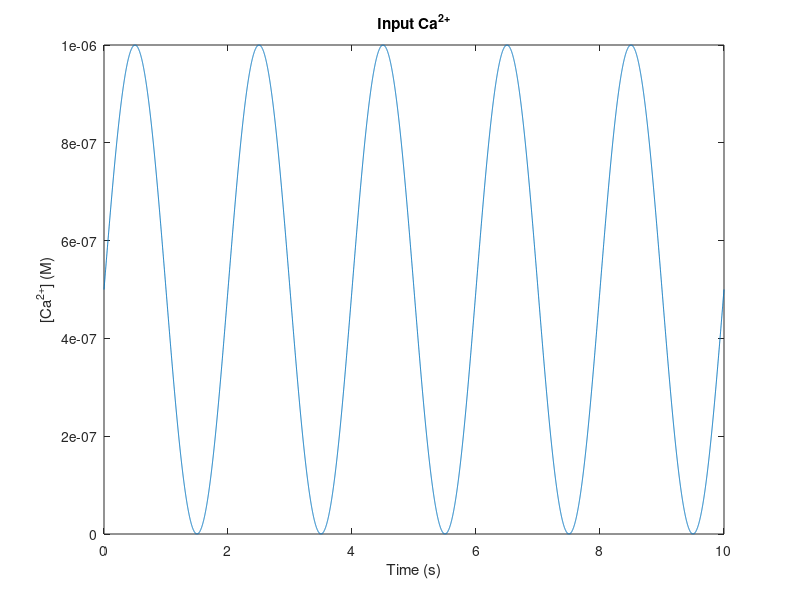

Write MATLAB code to recreate this figure. (Note: this script raises an error after producing the figure.)
clear all
close all

%% Initialize calcium
% This stuff is arbitrary for now. Where we define whatever calcium signal 
% we want to measure.

% Generates a sine wave for a calcium stimulus
tca = 0:0.001:10;
hz = 0.5;
camax = 1e-6;

ca = (sin(tca*hz*(2*pi)) + 1)/2 * camax;

figure(2)
plot(tca, ca)
title('Input Ca^{2+}')
xlabel('Time (s)')
ylabel('[Ca^{2+}] (M)')

%% Define parameters

% Ka for CaM is ~ 10^6 (per K1 in (Park et al. 2007) and doi:10.1006/abio.2002.5661)
% Km for Tev is 0.065mM, Kcat for TEV is 0.3 1/s.

Ka_CaM = 1e6;
Km_TEV = 0.065e-3; % in M

k2 = 1e8; % arbitrary
k3 = k2 / Ka_CaM; % given k2 and K1 from the paper, k3 = k2/Ka
kcat = 0.3; % From lit
Ctrans = 5.4e-8; % M/s (i think) arbitrary, is a degradation/transit term. Assume 0th-order kinetics.


k = [k2, k3, Km_TEV, kcat, Ctrans];

%% Initialize, run ODE solver

% y = [[E], [EC], [I], [A]]'

% Initial conditions
y0 = [1e-6, 0, 1e-4, 0]';
timeBounds = [0, max(tca)];

f = defineCaTEVOde(ca, k);

[T, Y] = ode45(f, timeBounds, y0);

%% Plot

labels = {'E', 'EC', 'I', 'A'};

figure(3)
subplot(size(Y,2)+1,1,1)
plot(T, ca(round(T*1000)+1))
ylabel('[Ca^{2+}] (M)')
for i = 1:size(Y,2)
    subplot(size(Y,2)+1,1,i+1)
    plot(T, Y(:,i))
    ylabel(['[',labels{i},'] (M)'])
end
xlabel('Time (s)')